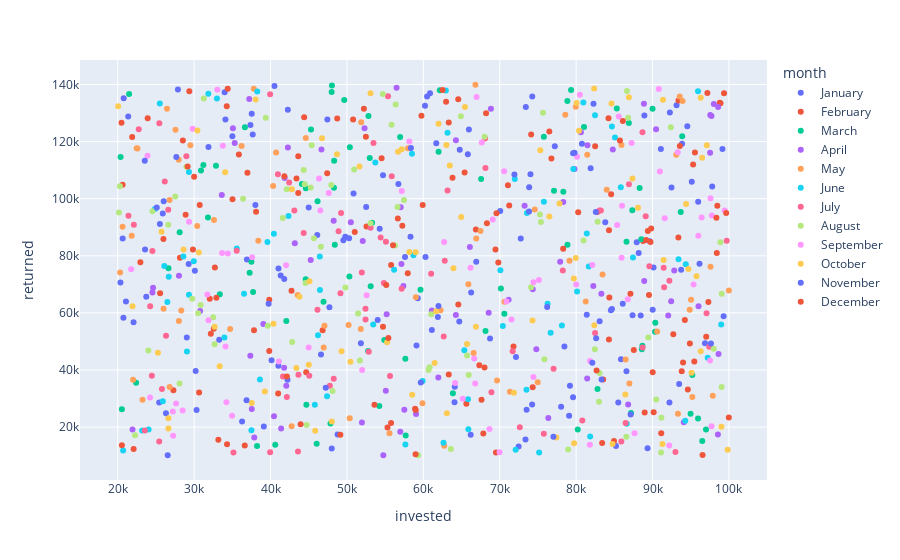

Here is the notebook cell this chart was saved with:
### Code cell
px.scatter(df, x='invested', y='returned', color='month')
# visualizando a correlação entre os valores investidos e retornados
# com a dimensionalidade extra baseada nos meses

# aqui é possível ver a perfeita ramdomicidade dos dados que geramos,
# porém em um caso real, poderiamos ver aqui algum tipo de relação
